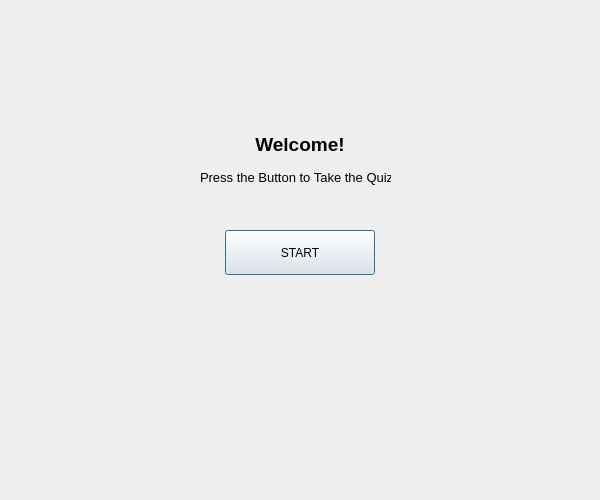
<?xml version="1.0" encoding="UTF-8"?>
<ui version="4.0">
 <class>Dialog</class>
 <widget class="QDialog" name="Dialog">
  <property name="geometry">
   <rect>
    <x>0</x>
    <y>0</y>
    <width>600</width>
    <height>500</height>
   </rect>
  </property>
  <property name="windowTitle">
   <string>Dialog</string>
  </property>
  <widget class="QWidget" name="widget" native="true">
   <property name="geometry">
    <rect>
     <x>0</x>
     <y>0</y>
     <width>600</width>
     <height>500</height>
    </rect>
   </property>
   <property name="sizePolicy">
    <sizepolicy hsizetype="Preferred" vsizetype="Preferred">
     <horstretch>100</horstretch>
     <verstretch>100</verstretch>
    </sizepolicy>
   </property>
   <property name="styleSheet">
    <string notr="true">QLineEdit { background-color: yellow }</string>
   </property>
   <widget class="QLabel" name="label">
    <property name="geometry">
     <rect>
      <x>200</x>
      <y>120</y>
      <width>200</width>
      <height>50</height>
     </rect>
    </property>
    <property name="minimumSize">
     <size>
      <width>200</width>
      <height>50</height>
     </size>
    </property>
    <property name="styleSheet">
     <string notr="true">font-size: 25</string>
    </property>
    <property name="text">
     <string>&lt;html&gt;&lt;head/&gt;&lt;body&gt;&lt;p align=&quot;center&quot;&gt;&lt;span style=&quot; font-size:14pt; font-weight:600;&quot;&gt;Welcome!&lt;/span&gt;&lt;/p&gt;&lt;/body&gt;&lt;/html&gt;</string>
    </property>
    <property name="textFormat">
     <enum>Qt::RichText</enum>
    </property>
   </widget>
   <widget class="QLabel" name="label_2">
    <property name="geometry">
     <rect>
      <x>200</x>
      <y>170</y>
      <width>191</width>
      <height>16</height>
     </rect>
    </property>
    <property name="text">
     <string>&lt;html&gt;&lt;head/&gt;&lt;body&gt;&lt;p&gt;&lt;span style=&quot; font-size:10pt;&quot;&gt;Press the Button to Take the Quiz&lt;/span&gt;&lt;/p&gt;&lt;/body&gt;&lt;/html&gt;</string>
    </property>
    <property name="alignment">
     <set>Qt::AlignCenter</set>
    </property>
   </widget>
   <widget class="QPushButton" name="pushButton">
    <property name="geometry">
     <rect>
      <x>225</x>
      <y>230</y>
      <width>150</width>
      <height>45</height>
     </rect>
    </property>
    <property name="minimumSize">
     <size>
      <width>150</width>
      <height>45</height>
     </size>
    </property>
    <property name="styleSheet">
     <string notr="true">font: 11pt &quot;MS Shell Dlg 2&quot;;</string>
    </property>
    <property name="text">
     <string>START</string>
    </property>
   </widget>
  </widget>
 </widget>
 <resources/>
 <connections/>
</ui>
